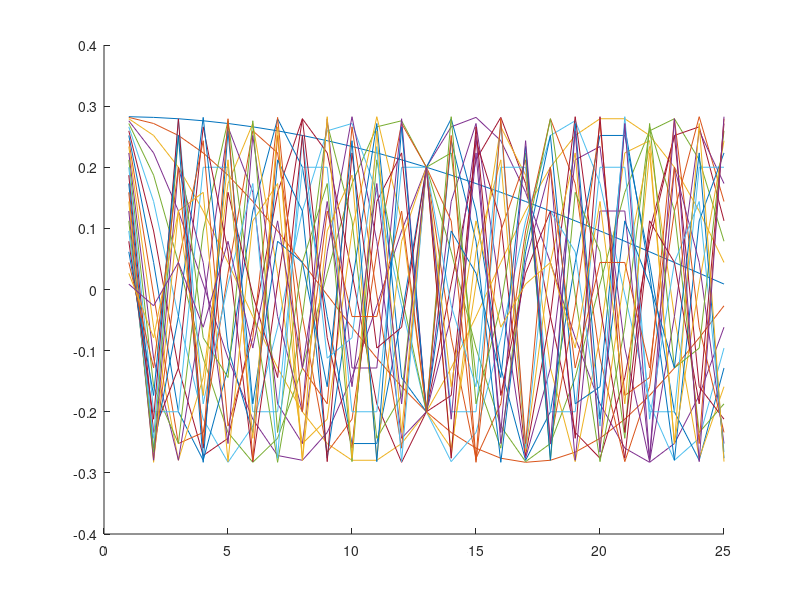

Reproduce this figure in MATLAB.
clc; clear all; close all;
N=25;
for k=0:N-1
    A(k+1,1:N)=sqrt(2/N)*cos(pi/N*(k+1/2)*((0:N-1)+1/2));
end
hold on
for i=1:N
    plot(1:N,A(i,1:N),'-');
    %pause()
end
B=zeros(N);
for i = 1:N
    for k = 1:N
        B(i,k)=sum(A(i,:).*A(k,:));
    end
end
odw = inv(A);
tran= A';
przyp1 = odw * A;
przyp2 = tran * A;